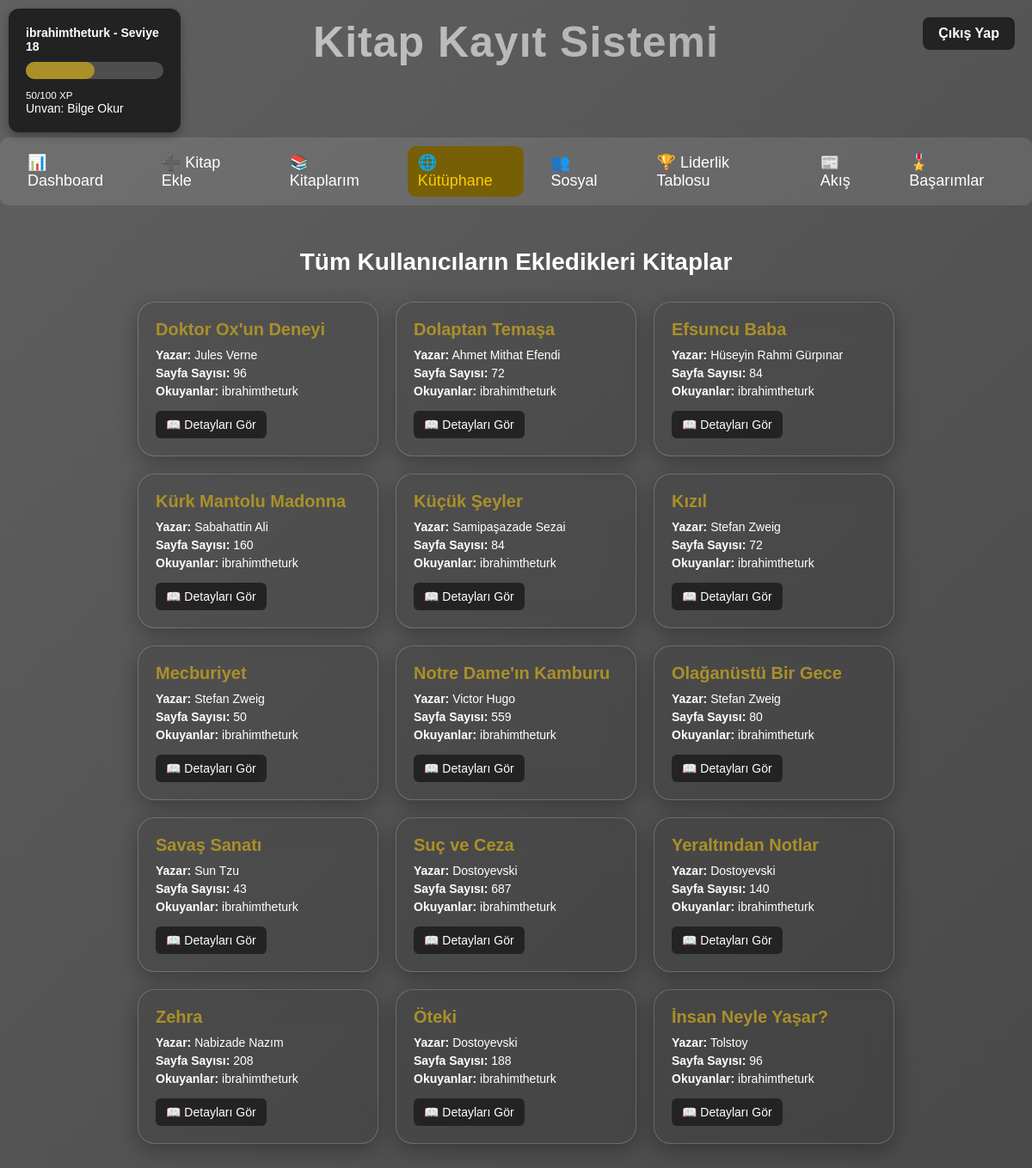
Page /library (signed in) on the committed database.
### tables this page shows
CREATE TABLE users (
            id INTEGER PRIMARY KEY AUTOINCREMENT,
            username TEXT UNIQUE NOT NULL,
            password TEXT NOT NULL,
            email TEXT,
            xp INTEGER DEFAULT 0,
            level INTEGER DEFAULT 1,
            created_at TEXT DEFAULT CURRENT_TIMESTAMP
        );

CREATE TABLE books (
            id INTEGER PRIMARY KEY AUTOINCREMENT,
            user_id INTEGER NOT NULL,
            title TEXT NOT NULL,
            author TEXT NOT NULL,
            read_date TEXT,
            page INTEGER,
            created_at TEXT DEFAULT CURRENT_TIMESTAMP,
            FOREIGN KEY(user_id) REFERENCES users(id) ON DELETE CASCADE
        );

### app.py (the view)
@app.route("/library")
def library():
    if "user_id" not in session:
        flash("⚠️ Lütfen giriş yapın!", "error")
        return redirect(url_for("index"))
    user_box = get_user_box_data(session["user_id"])
    conn = get_connection()
    cursor = conn.cursor()
    cursor.execute("""
        SELECT b.title, b.author, b.page, u.username
        FROM books b
        JOIN users u ON b.user_id = u.id
        ORDER BY b.title ASC
    """)
    rows = cursor.fetchall()
    conn.close()
    books_dict = {}
    for title, author, page, username in rows:
        key = (title.strip().lower(), author.strip().lower())
        if key not in books_dict:
            books_dict[key] = {"title": title, "author": author, "page": page, "users": [username]}
        else:
            if username not in books_dict[key]["users"]:
                books_dict[key]["users"].append(username)
    books = list(books_dict.values())
    return render_template("library.html", user_box=user_box, books=books)

### app.py (called while the page is built)
def get_user_box_data(user_id):
    conn = get_connection()
    cursor = conn.cursor()
    cursor.execute("SELECT username, xp, level FROM users WHERE id=?", (user_id,))
    row = cursor.fetchone()
    conn.close()
    if not row:
        return {"username": "Bilinmiyor", "xp": 0, "level": 1, "progress": 0, "user_id": user_id}
    username, xp, level = row
    progress = (xp % 100) / 100 * 100
    return {"username": username, "xp": xp, "level": level, "progress": progress, "user_id": user_id}

### database.py (called while the page is built)
def get_connection():
    return sqlite3.connect(DB_NAME)

### templates/library.html (shortened to what this page needs)
<!DOCTYPE html>
<html lang="tr">
<head>
    <link rel="stylesheet" href="{{ url_for('static', filename='style.css') }}">
</head>
<body>
    <div class="user-box">
    <div class="level-box">
        <p><strong>{{ user_box.username }} - Seviye {{ user_box.level }}</strong></p>
        <div class="progress-bar">
            <div class="progress" id="progressBar"></div>
        </div>
        <small>{{ user_box.xp % 100 }}/100 XP</small>
        {% set titles = ['Acemi Okur', 'Kitap Kurdu', 'Usta Okur', 'Bilge Okur', 'Efsane Okur'] %}
        {% set title_index = ((user_box.level - 1) // 5) %}
        <p>Unvan: {{ titles[title_index if title_index < titles|length else -1] }}</p>
    </div>
</div>
    <a href="/logout" class="logout-btn">Çıkış Yap</a>
    <h1 class="page-title">Kitap Kayıt Sistemi</h1>
    <div class="tabs">
        <a href="/dashboard" class="tab-link">📊 Dashboard</a>
        <a href="/add_book" class="tab-link">➕ Kitap Ekle</a>
        <a href="/my_books" class="tab-link">📚 Kitaplarım</a>
        <a href="/library" class="tab-link active">🌐 Kütüphane</a>
        <a href="/social" class="tab-link">👥 Sosyal</a>
        <a href="/leaderboard" class="tab-link">🏆 Liderlik Tablosu</a>
        <a href="/feed" class="tab-link">📰 Akış</a>
        <a href="/achievements" class="tab-link">🎖️ Başarımlar</a>
    </div>
    <div class="library-wrapper">
        <h2>Tüm Kullanıcıların Ekledikleri Kitaplar</h2>
        <div class="all-books-container">
            {% if books %}
                {% for book in books %}
                    <div class="library-card">
                        <h3>{{ book.title }}</h3>
                        <p><strong>Yazar:</strong> {{ book.author }}</p>
                        {% if book.page %}
                            <p><strong>Sayfa Sayısı:</strong> {{ book.page }}</p>
                        {% endif %}
                        {% if book.users %}
                            <p><strong>Okuyanlar:</strong> {{ book.users|join(', ') }}</p>
                        {% endif %}
                        <a href="{{ url_for('bookdetails', title=book.title, author=book.author) }}">📖 Detayları Gör</a>
                    </div>
                {% endfor %}
            {% else %}
                <p style="text-align:center;">Henüz kitap eklenmemiş.</p>
            {% endif %}
        </div>
    </div>
</body>
</html>

### static/style.css (style rules this page uses)
* { margin: 0; padding: 0; box-sizing: border-box; font-family: "Poppins", sans-serif; }
body { height: 100%; display: block; background: linear-gradient(-45deg,#191919, #313131, #616060); background-size: 400% 400%; animation: gradientBG 10s ease infinite; padding-top: 160px; }
.page-title { position: absolute; top: 20px; width: 100%; text-align: center; font-size: 50px; font-weight: 800; letter-spacing: 1px; background: linear-gradient(-45deg,#434343, #848484, #cbcbcb); background-size: 400% 400%; -webkit-background-clip: text; -webkit-text-fill-color: transparent; animation: gradientBG 12s ease infinite, titleFade 1.5s ease-in-out; }
.logout-btn { position: absolute; top: 20px; right: 20px; background: #232323; color: white; padding: 14px 24px; border-radius: 8px; text-decoration: none; font-weight: bold; font-size: 16px; display: inline-block; transition: 0.3s; z-index: 9999; }
.tabs { display: flex !important; justify-content: center !important; align-items: center; gap: 20px !important; margin: 0px auto !important; background: rgba(255, 255, 255, 0.1); padding: 10px 20px !important; border-radius: 10px !important; }
.tab-link { color: #fff; text-decoration: none; font-size: 18px; padding: 8px 12px; border-radius: 10px; transition: background 0.3s; }
.tab-link.active, .tab-link:hover { background-color: #765f05; color: #2B2A2A; }
.tab-link.active { color: #ffcc00; }
.user-box { position: fixed; top: 10px; left: 10px; background: #222; color: #fff; padding: 20px; border-radius: 12px; width: 200px; box-shadow: 0 4px 10px rgba(0,0,0,0.3); z-index: 999; font-size: 14px; }
.progress-bar { width: 100%; background: rgba(255,255,255,0.2); border-radius: 10px; margin: 10px 0; height: 20px; }
.progress { height: 100%; background: #aa9028; border-radius: 10px; }

### templates/library.html (style rules this page uses)
.library-wrapper { max-width: 1400px; margin: 20px auto 50px auto; padding: 30px; color: #fff; }
.library-wrapper h2 { text-align: center; font-size: 28px; margin-bottom: 30px; }
.all-books-container { display: flex; flex-wrap: wrap; gap: 20px; justify-content: center; }
.library-card { background: rgba(0,0,0,0.1); backdrop-filter: blur(15px); border-radius: 20px; padding: 20px; width: 280px; border: 1px solid rgba(255,255,255,0.2); box-shadow: 0 6px 25px rgba(0,0,0,0.3); transition: transform 0.3s, box-shadow 0.3s; }
.library-card h3 { font-size: 20px; margin-bottom: 10px; color: #aa9028; }
.library-card p { font-size: 14px; margin: 5px 0; }
.library-card a { display: inline-block; margin-top: 10px; padding: 8px 12px; background: #232323; color: #fff; text-decoration: none; font-size: 14px; border-radius: 6px; transition: 0.3s; }
.logout-btn { position: absolute; top: 20px; right: 20px; background: #232323; color: white; padding: 10px 18px; border-radius: 8px; text-decoration: none; font-weight: bold; transition: 0.3s; }

### rows in the picture
users: username "ibrahimtheturk", level "18", user_box.xp%100 "50"
books: title "Doktor Ox'un Deneyi", author "Jules Verne", page "96", users "ibrahimtheturk"
books: title "Dolaptan Temaşa", author "Ahmet Mithat Efendi", page "72", users "ibrahimtheturk"
books: title "Efsuncu Baba", author "Hüseyin Rahmi Gürpınar", page "84", users "ibrahimtheturk"
books: title "Kürk Mantolu Madonna", author "Sabahattin Ali", page "160", users "ibrahimtheturk"
books: title "Küçük Şeyler", author "Samipaşazade Sezai", page "84", users "ibrahimtheturk"
books: title "Kızıl", author "Stefan Zweig", page "72", users "ibrahimtheturk"
books: title "Mecburiyet", author "Stefan Zweig", page "50", users "ibrahimtheturk"
books: title "Notre Dame'ın Kamburu", author "Victor Hugo", page "559", users "ibrahimtheturk"
books: title "Olağanüstü Bir Gece", author "Stefan Zweig", page "80", users "ibrahimtheturk"
books: title "Savaş Sanatı", author "Sun Tzu", page "43", users "ibrahimtheturk"
books: title "Suç ve Ceza", author "Dostoyevski", page "687", users "ibrahimtheturk"
books: title "Yeraltından Notlar", author "Dostoyevski", page "140", users "ibrahimtheturk"
books: title "Zehra", author "Nabizade Nazım", page "208", users "ibrahimtheturk"
books: title "Öteki", author "Dostoyevski", page "188", users "ibrahimtheturk"
books: title "İnsan Neyle Yaşar?", author "Tolstoy", page "96", users "ibrahimtheturk"

### other values in the picture
{{ titles[title_index if title_index < titles|length else -1] }} "Bilge Okur"
